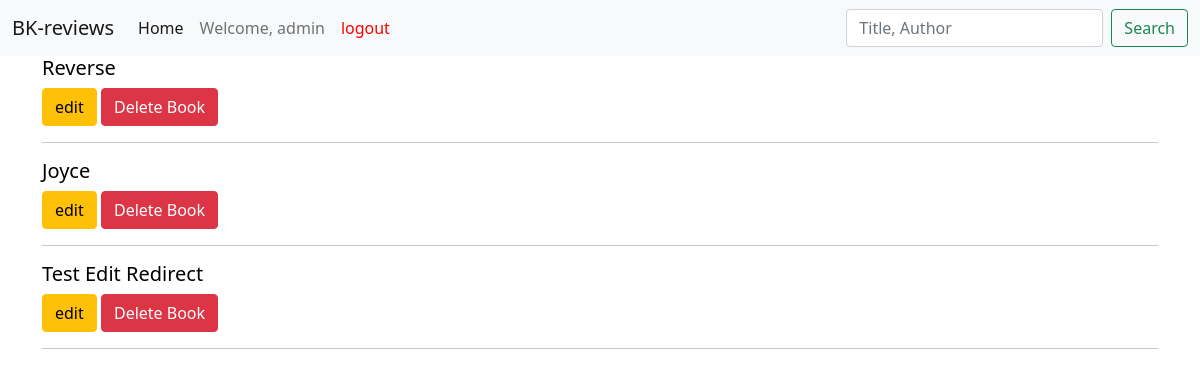
The page /books/mybooks (signed in) on the database its author committed.
### reviewsite/models.py (models this page shows, shortened)
class Book(models.Model):
  title = models.CharField(max_length=99, null= True)
  book_isbn = models.IntegerField()
  summary = models.TextField(max_length=1000, null= True)
  date_posted = models.DateTimeField(default=timezone.now, null= True)
  author = models.ForeignKey(
      User, on_delete=models.CASCADE, null= True)
  image = models.ImageField(default = 'images/books/default.png',upload_to='images/books', blank = True)
  likes = models.ManyToManyField(User, related_name='book_likes')
  dislikes = models.ManyToManyField(User, related_name='book_dislikes')

### reviewsite/decorators.py (the view)
    def wrapper_func(request, *args, **kwargs):
      group = None
      if request.user.groups.exists():
        group = request.user.groups.all()[0].name
      if group in allowed_roles:
        return view_func(request, *args, **kwargs)
      else:
        return redirect('home')

### reviewsite/views.py (called while the page is built)
@login_required(login_url='login')
@allowed_users(allowed_roles=['Author'])
def my_books(request):
  my_books = Book.objects.filter(author = request.user).all()
  context = {
    'books':my_books
  }
  return render(request, 'mybooks.html', context)

### reviewsite/templates/mybooks.html (shortened to what this page needs)
{% extends 'layout.html'%}
{% load static%}
{% block contents%}
<div class="container">
    {% for book in books%}
        <a  href="{% url 'bookpage' book.id %}" style="text-decoration: none; color: black;"><h5>{{book.title}}</h5></a>
        <a href="{% url 'edit_book' book.id %}"> <button type="button" class="btn btn-warning">edit</button></a>
        <a href="{% url 'delete_book' book.id %}" class="confirm-delete" title="Delete" data-toggle="modal" data-target="#confirmDeleteModal" id="deleteButton{{book.id}}"><button class="btn btn-danger" type="button">Delete Book</button></a>
        <hr>
    {% endfor %}
</div>
{%endblock%}

### reviewsite/templates/layout.html (shortened to what this page needs)
{% load static %}
<!DOCTYPE html>
<html lang="en">
<head>
  <link href="https://cdn.jsdelivr.net/npm/bootstrap@5.0.0-beta3/dist/css/bootstrap.min.css" rel="stylesheet"
>
  <link rel="stylesheet" href="{% static 'style/main.css' %}">
</head>
<body>
  <header>
    <nav class="navbar navbar-expand-lg navbar-light bg-light">
      <div class="container-fluid">
        <a class="navbar-brand" href="{% url 'home'%}">BK-reviews</a>
        <div class="collapse navbar-collapse" id="navbarSupportedContent">
          <ul class="navbar-nav me-auto mb-2 mb-lg-0">
            <li class="nav-item">
              <a class="nav-link active" aria-current="page" href="{% url 'home'%}">Home</a>
            </li>
            {% if user.is_authenticated %}
              <li class="nav-item">
                <a class="nav-link" href="{% url 'profile'%}">Welcome, {{ request.user.username }}</a>
              </li>
              <li class="nav-item">
                <a class="nav-link" href="{% url 'logout'%}" style="color: red;">logout</a>
              </li>
            {% endif %}
          </ul>
          <form class="d-flex" action="{% url 'search' %}" method="POST">
            <input class="form-control me-2" type="search" placeholder="Title, Author" aria-label="Search" name="search" required>
            <button class="btn btn-outline-success" type="submit">Search</button>
          </form>
        </div>
      </div>
    </nav>
  </header>
  {% block contents%}
    {%endblock%}
</body>
</html>

### rows shown on the page
Book: title "Reverse"
Book: title "Joyce"
Book: title "Test Edit Redirect"

### other values the page prints
{{ request.user.username }} "admin"
